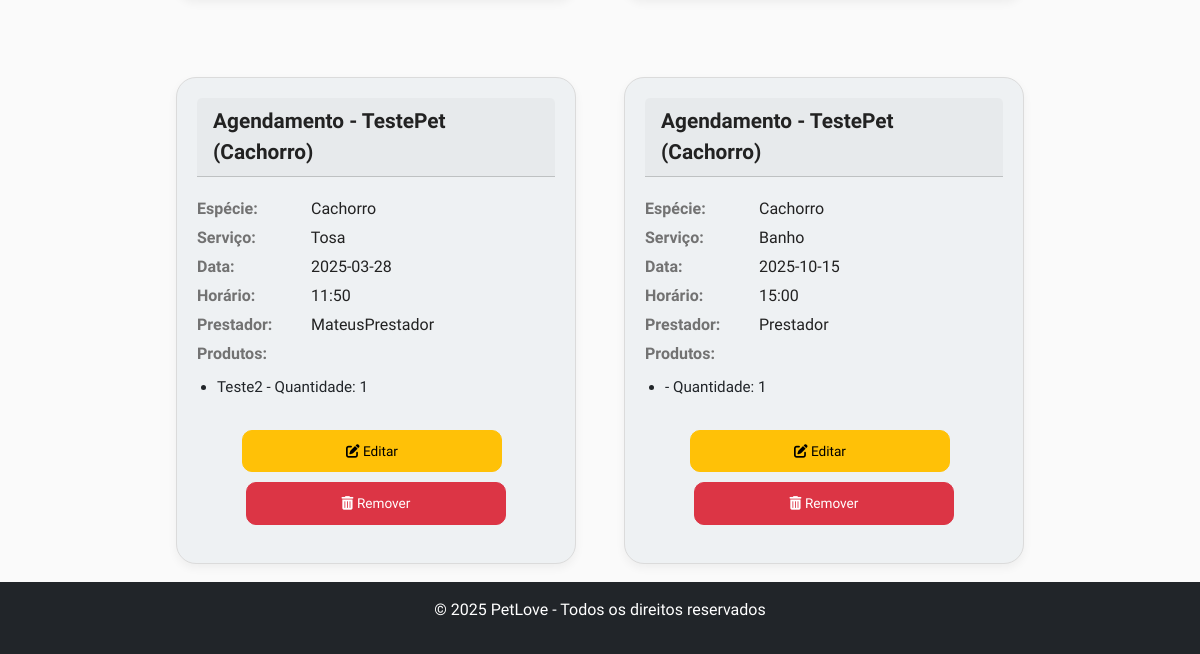
Page /agendamentos (signed in, lower part) on the earlier database version.
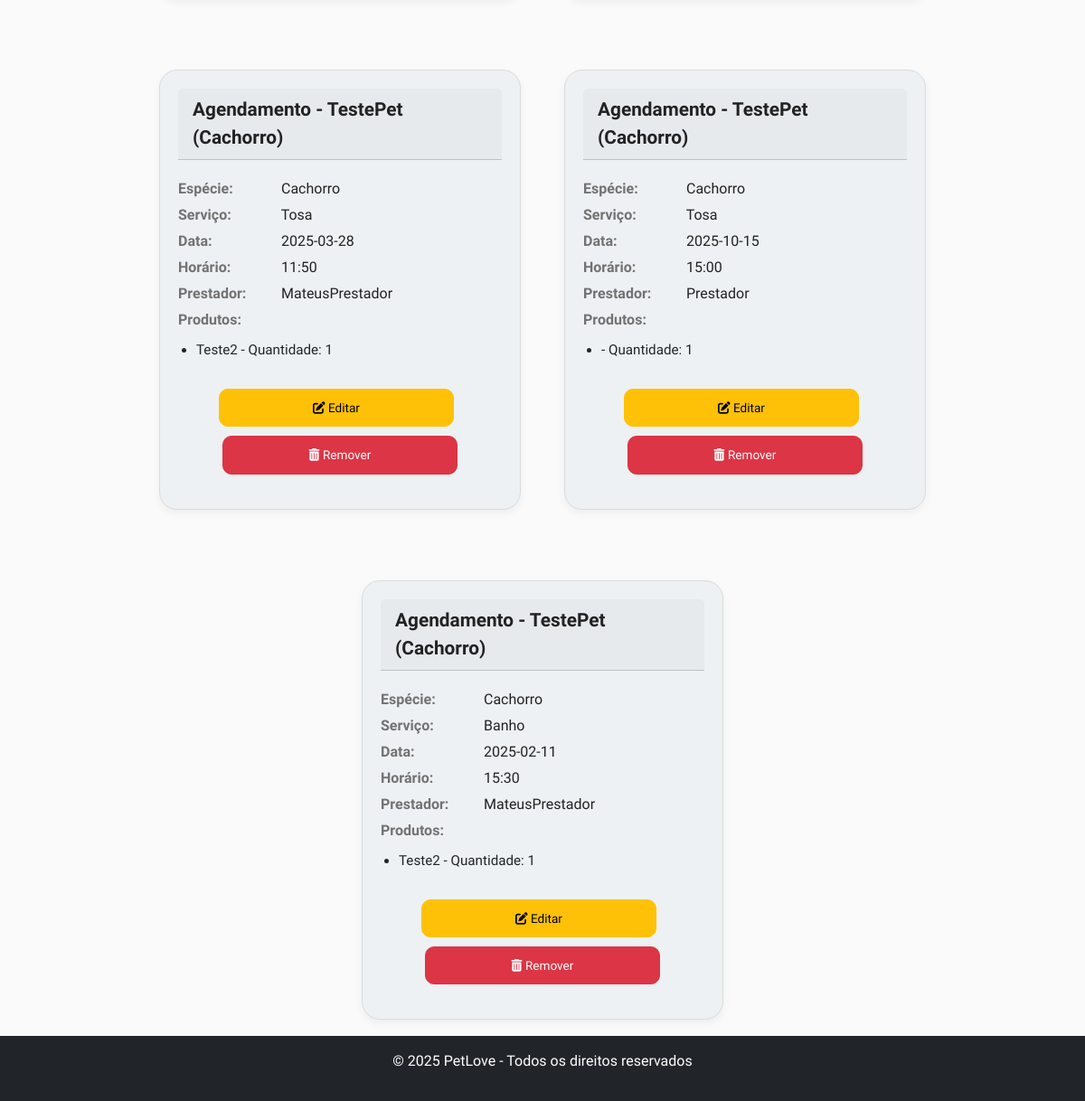
Same page on the later database version.
### app.py (models this page shows, shortened)
class Agendamento(db.Model):
    __tablename__ = 'agendamentos'
    id = db.Column(db.Integer, primary_key=True)
    cliente_id = db.Column(db.Integer, db.ForeignKey('cliente.id'))
    pet_id = db.Column(db.Integer, db.ForeignKey('pet.id'))
    especie = db.Column(db.String(50))
    servico = db.Column(db.String(50))
    data = db.Column(db.Date)
    horario = db.Column(db.Time)
    prestador = db.Column(db.String(100))
    cliente = db.relationship('Cliente', backref='agendamentos')
    pet = db.relationship('Pet', backref='agendamentos')
    produtos = db.relationship('AgendamentoProduto', back_populates='agendamento', cascade="all, delete-orphan")

class Pet(db.Model):
    __tablename__ = 'pet'
    id = db.Column(db.Integer, primary_key=True)
    nome = db.Column(db.String(80), nullable=False)
    idade = db.Column(db.Integer)
    sexo = db.Column(db.String(10))
    especie = db.Column(db.String(50))
    cliente_id = db.Column(db.Integer, db.ForeignKey('cliente.id'), nullable=False)
    foto = db.Column(db.String(120), nullable=True)
    cliente = db.relationship('Cliente', back_populates='pets')

class AgendamentoProduto(db.Model):
    id = db.Column(db.Integer, primary_key=True)
    agendamento_id = db.Column(db.Integer, db.ForeignKey('agendamentos.id'), nullable=False)
    produto_id = db.Column(db.Integer, db.ForeignKey('produto.id'), nullable=False)
    quantidade = db.Column(db.Integer, nullable=False)
    agendamento = db.relationship('Agendamento', back_populates='produtos')
    produto = db.relationship('Produto')

class Produto(db.Model):
    id = db.Column(db.Integer, primary_key=True)
    nome = db.Column(db.String(120), nullable=False)
    descricao = db.Column(db.String(255))
    quantidade = db.Column(db.Integer, nullable=False)
    preco = db.Column(db.Float, nullable=False)
    foto = db.Column(db.String(120))
    imagem = db.Column(db.String(200), nullable=True)
    prestador_id = db.Column(db.Integer, db.ForeignKey('user.id'), nullable=False)
    prestador = db.relationship('User', backref=db.backref('produtos', lazy=True))

### app.py (the view)
@app.route('/agendamentos')
@login_required
def agendamentos():
    if current_user.role == 'cliente':
        flash("Acesso negado! Clientes não podem acessar esta página.")
        return redirect(url_for('home_cliente'))  # Redireciona para a home do cliente
    agendamentos = Agendamento.query.all()  # Todos os agendamentos
    return render_template('agendamentos.html', agendamentos=agendamentos)

### app.py (called while the page is built)
@login_manager.user_loader
def load_user(user_id):
    return User.query.get(int(user_id))

@app.before_request
def create_tables():
    db.create_all()

### templates/agendamentos.html (shortened to what this page needs)
<!DOCTYPE html>
<html lang="pt-br">
<head>
  <link href="https://cdn.jsdelivr.net/npm/bootstrap@5.3.0-alpha1/dist/css/bootstrap.min.css" rel="stylesheet"/>
  <link href="https://cdnjs.cloudflare.com/ajax/libs/font-awesome/6.0.0-beta3/css/all.min.css" rel="stylesheet"/>
</head>
<body>
<div id="profileContent" class="container mt-5">
  {% if agendamentos %}
  <div class="d-flex flex-wrap gap-5 justify-content-center" id="agendamentoContainer">
    {% for agendamento in agendamentos %}
    <div class="card card-agendamento" style="width: 400px;">
      <div class="card-header">
        Agendamento - {{ agendamento.pet.nome }} ({{ agendamento.pet.especie }})
      </div>
      <div class="card-body">
        <div class="info-agendamento">
          <p><strong>Espécie:</strong> {{ agendamento.pet.especie }}</p>
          <p><strong>Serviço:</strong> {{ agendamento.servico }}</p>
          <p><strong>Data:</strong> {{ agendamento.data }}</p>
          <p><strong>Horário:</strong> {{ agendamento.horario.strftime('%H:%M') }}</p>
          <p><strong>Prestador:</strong> {{ agendamento.prestador }}</p>
          {% if agendamento.produtos %}
            <p><strong>Produtos:</strong></p>
            <ul>
              {% for produto in agendamento.produtos %}
              <li>{{ produto.produto.nome }} - Quantidade: {{ produto.quantidade }}</li>
              {% endfor %}
            </ul>
          {% else %}
            <p><strong>Sem produtos associados.</strong></p>
          {% endif %}
        </div>
      </div>
      <div class="card-footer text-center">
        <a href="{{ url_for('editar_agendamento', id=agendamento.id) }}" class="btn btn-warning btn-sm me-2">
          <i class="fas fa-edit"></i> Editar
        </a>
        <form action="{{ url_for('remover_agendamento', id=agendamento.id) }}" method="POST" style="display:inline;">
          <button type="submit" class="btn btn-danger btn-sm">
            <i class="fas fa-trash-alt"></i> Remover
          </button>
        </form>
      </div>
    </div>
    {% endfor %}
  </div>
  {% else %}
  <p>Você não tem agendamentos no momento.</p>
  {% endif %}
</div>
<footer class="bg-dark text-white text-center py-3 mt-5 fixed-bottom">
  <p>© 2025 PetLove - Todos os direitos reservados</p>
</footer>
</body>
</html>

Differences in the rows shown:
changed Agendamento "Prestador": servico "Banho" → "Tosa"
added Agendamento: pet.nome "TestePet", pet.especie "Cachorro", servico "Banho", data "2025-02-11", horario "15:30", prestador "MateusPrestador"
added AgendamentoProduto: produto.nome "Teste2", quantidade "1", shown under "TestePet"
